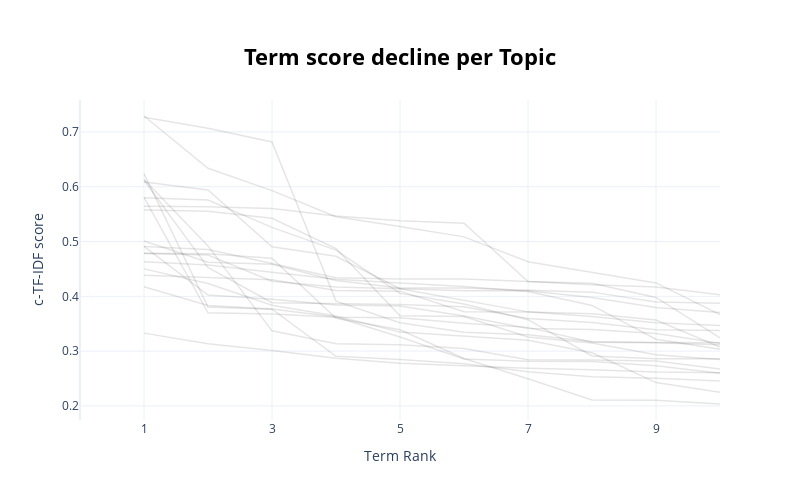

Notebook source saved alongside this figure:
### Code cell
model.visualize_term_rank()

### Figure 1 — Plotly figure (JSON) as saved in the notebook; plotly's stock layout.template omitted (floating-point values rounded to 4 significant figures)
{"data": [{"hovertext": "<b>Topic -1</b>:biden_trump_president_senator_elec", "line": {"color": "black", "width": 1.5}, "mode": "lines+lines", "name": "", "opacity": 0.1, "type": "scatter", "x": [1, 2, 3, 4, 5, 6, 7, 8, 9, 10], "y": [0.491, 0.4853, 0.4599, 0.434, 0.4318, 0.4315, 0.4272, 0.4209, 0.4172, 0.4027]}, {"hovertext": "<b>Topic 0</b>:vote_trump_voter_election_presidenc", "line": {"color": "black", "width": 1.5}, "mode": "lines+lines", "name": "", "opacity": 0.1, "type": "scatter", "x": [1, 2, 3, 4, 5, 6, 7, 8, 9, 10], "y": [0.4383, 0.4341, 0.4303, 0.4105, 0.4094, 0.372, 0.3712, 0.368, 0.3567, 0.3072]}, {"hovertext": "<b>Topic 1</b>:biden_obama_democrat_democratic_pre", "line": {"color": "black", "width": 1.5}, "mode": "lines+lines", "name": "", "opacity": 0.1, "type": "scatter", "x": [1, 2, 3, 4, 5, 6, 7, 8, 9, 10], "y": [0.5805, 0.37, 0.3678, 0.3619, 0.3608, 0.3508, 0.3433, 0.3162, 0.3154, 0.3118]}, {"hovertext": "<b>Topic 2</b>:melania_shouted_triggered_hhahaahah", "line": {"color": "black", "width": 1.5}, "mode": "lines+lines", "name": "", "opacity": 0.1, "type": "scatter", "x": [1, 2, 3, 4, 5, 6, 7, 8, 9, 10], "y": [0.3328, 0.3134, 0.301, 0.2872, 0.2777, 0.273, 0.2689, 0.2661, 0.2617, 0.2604]}, {"hovertext": "<b>Topic 3</b>:judiciary_courts_judges_judge_lawye", "line": {"color": "black", "width": 1.5}, "mode": "lines+lines", "name": "", "opacity": 0.1, "type": "scatter", "x": [1, 2, 3, 4, 5, 6, 7, 8, 9, 10], "y": [0.5008, 0.4622, 0.4583, 0.4289, 0.4153, 0.4152, 0.4112, 0.4076, 0.3897, 0.3872]}, {"hovertext": "<b>Topic 4</b>:vaccine_vaccines_vaccination_vaccin", "line": {"color": "black", "width": 1.5}, "mode": "lines+lines", "name": "", "opacity": 0.1, "type": "scatter", "x": [1, 2, 3, 4, 5, 6, 7, 8, 9, 10], "y": [0.5645, 0.5636, 0.5604, 0.5464, 0.5378, 0.5335, 0.4268, 0.424, 0.3979, 0.3241]}, {"hovertext": "<b>Topic 5</b>:gop_republicans_democrats_trumpists", "line": {"color": "black", "width": 1.5}, "mode": "lines+lines", "name": "", "opacity": 0.1, "type": "scatter", "x": [1, 2, 3, 4, 5, 6, 7, 8, 9, 10], "y": [0.6086, 0.5941, 0.4905, 0.4731, 0.4139, 0.3922, 0.3716, 0.3632, 0.3517, 0.3467]}, {"hovertext": "<b>Topic 6</b>:immigration_deporting_immigrants_im", "line": {"color": "black", "width": 1.5}, "mode": "lines+lines", "name": "", "opacity": 0.1, "type": "scatter", "x": [1, 2, 3, 4, 5, 6, 7, 8, 9, 10], "y": [0.4501, 0.4232, 0.3837, 0.364, 0.3347, 0.3273, 0.3198, 0.2969, 0.2426, 0.225]}, {"hovertext": "<b>Topic 7</b>:racist_racism_xenophobia_activism_p", "line": {"color": "black", "width": 1.5}, "mode": "lines+lines", "name": "", "opacity": 0.1, "type": "scatter", "x": [1, 2, 3, 4, 5, 6, 7, 8, 9, 10], "y": [0.58, 0.5759, 0.5258, 0.4844, 0.4053, 0.3859, 0.3573, 0.2912, 0.286, 0.2859]}, {"hovertext": "<b>Topic 8</b>:cnn_documentary_conspiracy_wikileak", "line": {"color": "black", "width": 1.5}, "mode": "lines+lines", "name": "", "opacity": 0.1, "type": "scatter", "x": [1, 2, 3, 4, 5, 6, 7, 8, 9, 10], "y": [0.4176, 0.3832, 0.3766, 0.3621, 0.3259, 0.2856, 0.2814, 0.2809, 0.2734, 0.2594]}, {"hovertext": "<b>Topic 9</b>:putin_impeachment_russia_moscow_tru", "line": {"color": "black", "width": 1.5}, "mode": "lines+lines", "name": "", "opacity": 0.1, "type": "scatter", "x": [1, 2, 3, 4, 5, 6, 7, 8, 9, 10], "y": [0.6119, 0.4528, 0.3883, 0.3865, 0.385, 0.3809, 0.3597, 0.352, 0.3389, 0.3377]}, {"hovertext": "<b>Topic 10</b>:satan_christians_jesus_christianit", "line": {"color": "black", "width": 1.5}, "mode": "lines+lines", "name": "", "opacity": 0.1, "type": "scatter", "x": [1, 2, 3, 4, 5, 6, 7, 8, 9, 10], "y": [0.478, 0.4753, 0.4274, 0.4172, 0.4138, 0.4103, 0.4102, 0.3978, 0.3798, 0.3706]}, {"hovertext": "<b>Topic 11</b>:lying_lie_lied_lies_deceive_campai", "line": {"color": "black", "width": 1.5}, "mode": "lines+lines", "name": "", "opacity": 0.1, "type": "scatter", "x": [1, 2, 3, 4, 5, 6, 7, 8, 9, 10], "y": [0.5576, 0.5554, 0.5424, 0.4871, 0.3646, 0.3632, 0.3259, 0.3147, 0.2935, 0.2849]}, {"hovertext": "<b>Topic 12</b>:gun_ballistic_missile_shot_gunz_we", "line": {"color": "black", "width": 1.5}, "mode": "lines+lines", "name": "", "opacity": 0.1, "type": "scatter", "x": [1, 2, 3, 4, 5, 6, 7, 8, 9, 10], "y": [0.4911, 0.4023, 0.3947, 0.3843, 0.3821, 0.364, 0.3412, 0.3394, 0.3323, 0.3145]}, {"hovertext": "<b>Topic 13</b>:impeached_impeachment_impeach_conv", "line": {"color": "black", "width": 1.5}, "mode": "lines+lines", "name": "", "opacity": 0.1, "type": "scatter", "x": [1, 2, 3, 4, 5, 6, 7, 8, 9, 10], "y": [0.7267, 0.7068, 0.6816, 0.3913, 0.3516, 0.3346, 0.33, 0.3174, 0.3157, 0.3151]}, {"hovertext": "<b>Topic 14</b>:trump2020_trump2020landslide_2020_", "line": {"color": "black", "width": 1.5}, "mode": "lines+lines", "name": "", "opacity": 0.1, "type": "scatter", "x": [1, 2, 3, 4, 5, 6, 7, 8, 9, 10], "y": [0.7291, 0.6337, 0.5929, 0.5453, 0.5274, 0.5085, 0.4633, 0.4436, 0.4245, 0.3666]}, {"hovertext": "<b>Topic 15</b>:outbreak_virus_infected_infection_", "line": {"color": "black", "width": 1.5}, "mode": "lines+lines", "name": "", "opacity": 0.1, "type": "scatter", "x": [1, 2, 3, 4, 5, 6, 7, 8, 9, 10], "y": [0.4785, 0.4775, 0.4695, 0.3599, 0.3389, 0.2866, 0.2495, 0.211, 0.2105, 0.2035]}, {"hovertext": "<b>Topic 16</b>:pardons_convicted_prison_punishmen", "line": {"color": "black", "width": 1.5}, "mode": "lines+lines", "name": "", "opacity": 0.1, "type": "scatter", "x": [1, 2, 3, 4, 5, 6, 7, 8, 9, 10], "y": [0.4633, 0.4571, 0.4441, 0.431, 0.4243, 0.418, 0.409, 0.3834, 0.3218, 0.3036]}, {"hovertext": "<b>Topic 17</b>:covid_flu_coronavirus_political_di", "line": {"color": "black", "width": 1.5}, "mode": "lines+lines", "name": "", "opacity": 0.1, "type": "scatter", "x": [1, 2, 3, 4, 5, 6, 7, 8, 9, 10], "y": [0.6238, 0.3803, 0.3765, 0.2905, 0.2849, 0.2768, 0.2624, 0.2531, 0.2505, 0.2454]}, {"hovertext": "<b>Topic 18</b>:mask_maskers_politics_face_putinpu", "line": {"color": "black", "width": 1.5}, "mode": "lines+lines", "name": "", "opacity": 0.1, "type": "scatter", "x": [1, 2, 3, 4, 5, 6, 7, 8, 9, 10], "y": [0.6131, 0.4921, 0.337, 0.3136, 0.3116, 0.3049, 0.2841, 0.284, 0.2821, 0.2672]}], "layout": {"height": 500, "hoverlabel": {"bgcolor": "white", "font": {"family": "Rockwell", "size": 16}}, "showlegend": false, "title": {"font": {"color": "Black", "size": 22}, "text": "<b>Term score decline per Topic</b>", "x": 0.5, "xanchor": "center", "y": 0.9, "yanchor": "top"}, "width": 800, "xaxis": {"dtick": 2, "range": [0, 10], "tick0": 1, "title": {"text": "Term Rank"}}, "yaxis": {"title": {"text": "c-TF-IDF score"}}}}
